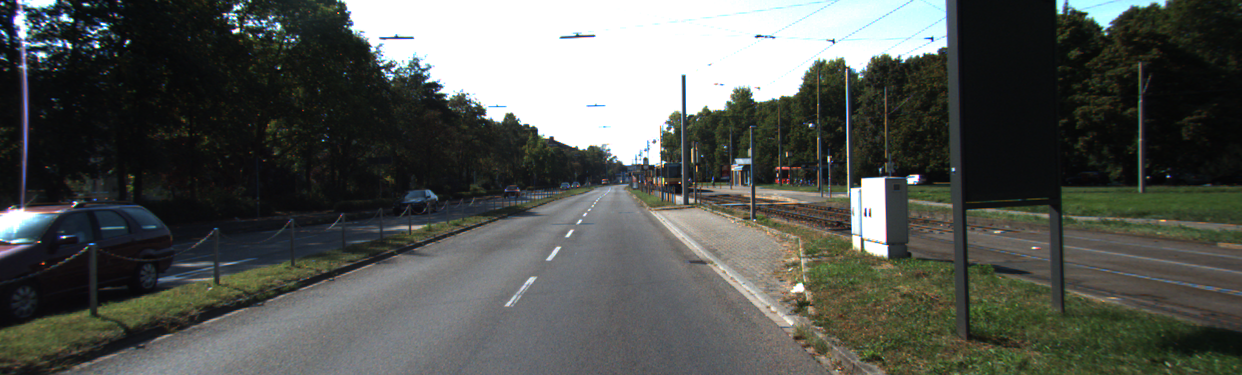
#> input picture Alan/um_000000.png, 1242 x 375 px
$ python check_alan.py   (older library calls are emulated)
#> lines starting #> are read from the running program, lines starting #| are printed output that depends on the picture; long printed decimals are rounded
import cv2
import scipy.misc
import matplotlib.pyplot as plt
import numpy as np


def flip_image(image, flag0):
    if flag0:
        return image[:, ::-1, :]
    return image
def increase_contrast(image, flag1):
    if flag1:
        lab = cv2.cvtColor(image, cv2.COLOR_RGB2LAB)
        # split the LAB image to different channels
        l, a, b = cv2.split(lab)
        # apply clahe to L-channel
        clipLimit = np.random.uniform(1.2,1.8)
        clahe = cv2.createCLAHE(clipLimit=clipLimit, tileGridSize=(8,8))
        cl = clahe.apply(l)
        # merge the clahe enhanced l-channel with a, b channels
        image = cv2.merge((cl,a,b))
        # LAB2RGB
        #result = cv2.cvtColor(image, cv2.COLOR_LAB2RGB)/255
        #result = result.astype('float32')
        return cv2.cvtColor(image, cv2.COLOR_LAB2RGB)
    return image
def random_brightness(image, flag2):
    if flag2:
        image_hsv = cv2.cvtColor(image, cv2.COLOR_RGB2HSV)
        scale = np.random.uniform(low=0.5, high=1)
        # to mimic bad weather
        # by observation, scaling in the range [0.5,0.9] won't cause image distortion
        image_hsv[:,:,2] = image_hsv[:,:,2] * scale
        image = cv2.cvtColor(image_hsv,cv2.COLOR_HSV2RGB)
        return image
    return image
def blur_image(image, flag3):
    if flag3:
        #kernel_size = np.random.choice([3,5,7])
        return cv2.blur(image, (3,3))
    return image
def augment_pipeline(image, flags):
    # random flip
    image = flip_image(image, flags[0])
    # random contrast
    image = increase_contrast(image, flags[1])
    # random brightness
    image = random_brightness(image, flags[2])
    #image = blur_image(image, flags[3])
    return image

image = scipy.misc.imread('um_000000.png')
#> image is the input picture: shape (375, 1242, 3); mean R, G, B 83.6, 86.6, 82.1
print("Original image ('um_000000.png') info:\n    img_dtype: {}\n    max_val: {}\n    min_val: {}".format(image.dtype, np.max(image), np.min(image)))
#| Original image ('um_000000.png') info:
#|     img_dtype: uint8
#|     max_val: 255
#|     min_val: 0
shape = image.shape
#> shape = (375, 1242, 3)

print("\nCheck: flip image")
image_flip = flip_image(image, 1)
#> in flip_image, `return image[:, ::-1, :]`:
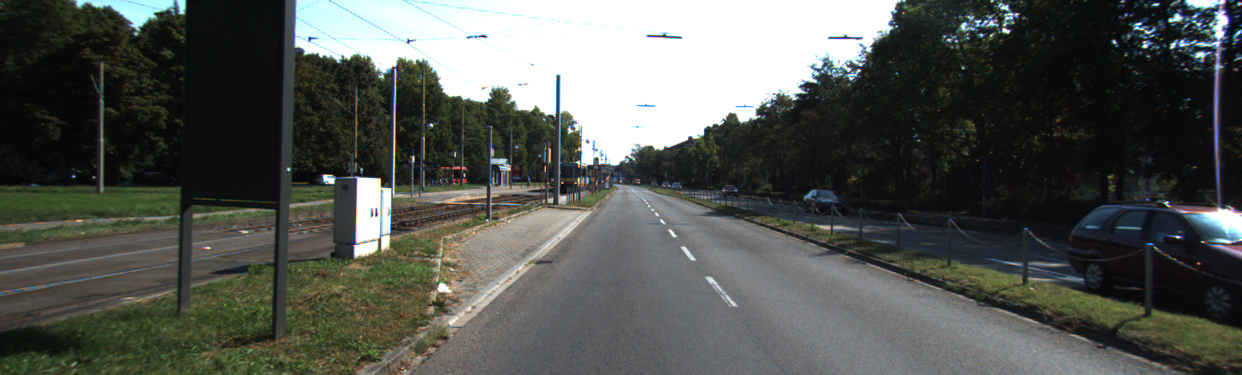
#> returned value: shape (375, 1242, 3); mean of channels 0, 1, 2 83.6, 86.6, 82.1; drawn as R, G, B
print("    flipped image's info:")
print("        img_dtype: {}\n        max_val: {}\n        min_val: {}".format(image_flip.dtype, np.max(image_flip), np.min(image_flip)))
#|         img_dtype: uint8
#|         max_val: 255
#|         min_val: 0
image_flip_n = (image_flip - np.ones(shape)*128)/256
print("    After normalized by (image_flip - np.ones(shape)*128)/256:")
print("        img_dtype: {}\n        max_val: {}\n        min_val: {}".format(image_flip_n.dtype, np.max(image_flip_n), np.min(image_flip_n)))
#|         img_dtype: float64
#|         max_val: 0.4961
#|         min_val: -0.5

print("\nCheck: increase image contrast")
image_contrast = increase_contrast(image, 1)
#> in increase_contrast, `lab = cv2.cvtColor(image, cv2.COLOR_RGB2LAB)`: lab: shape (375, 1242, 3); mean of channels 0, 1, 2 88.2, 126.3, 130.4
#> in increase_contrast, `l, a, b = cv2.split(lab)`:
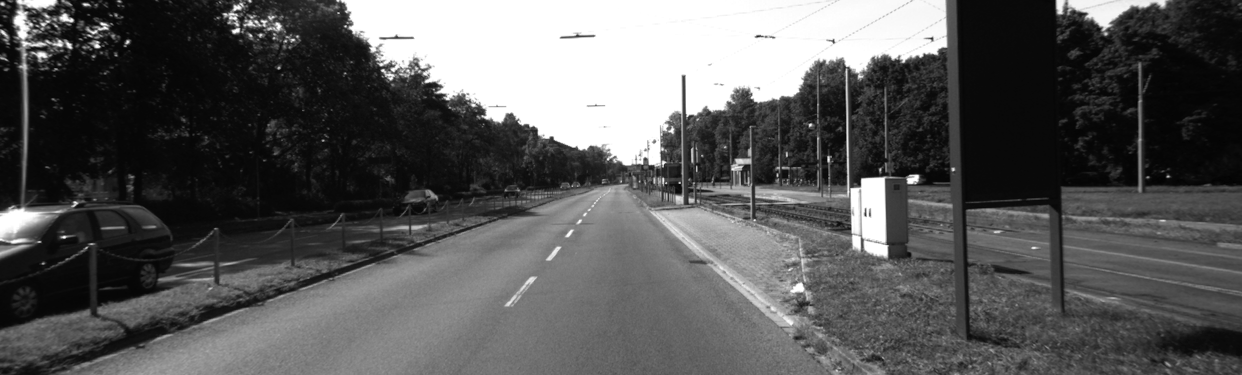
#> l: shape (375, 1242); min 2, max 255, mean 88.2
#> in increase_contrast, `l, a, b = cv2.split(lab)`:
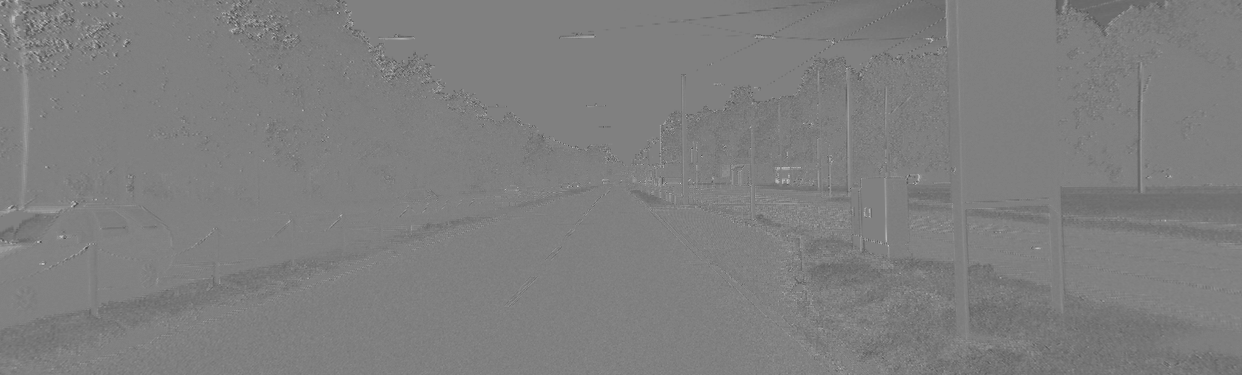
#> a: shape (375, 1242); min 71, max 203, mean 126.3
#> in increase_contrast, `l, a, b = cv2.split(lab)`:
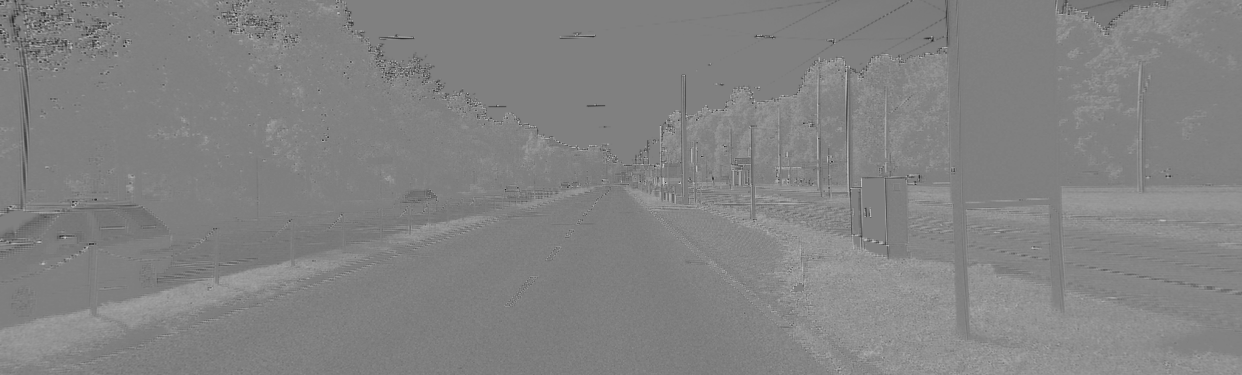
#> b: shape (375, 1242); min 33, max 205, mean 130.4
#> in increase_contrast, `cl = clahe.apply(l)`:
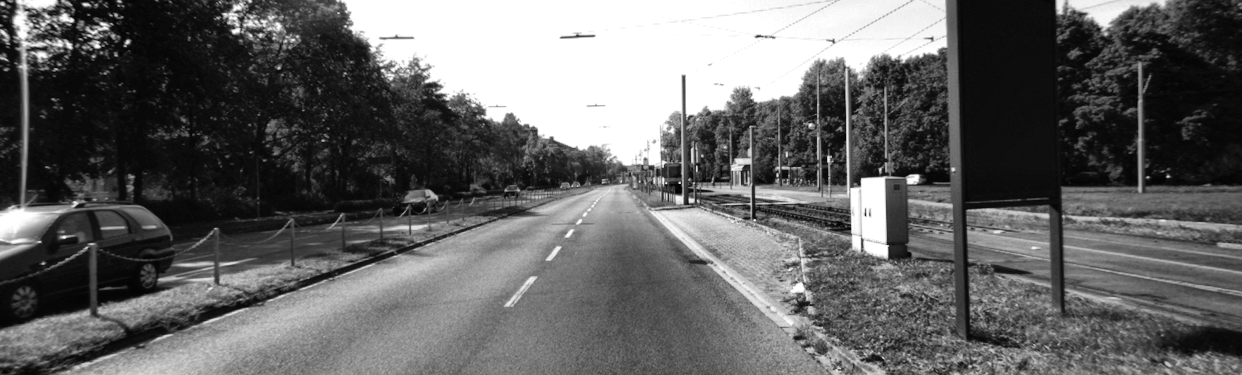
#> cl: shape (375, 1242); min 2, max 255, mean 100.2
#> in increase_contrast, `image = cv2.merge((cl,a,b))`: image: shape (375, 1242, 3); mean of channels 0, 1, 2 100.2, 126.3, 130.4
#> in increase_contrast, `return cv2.cvtColor(image, cv2.COLOR_LAB2RGB)`:
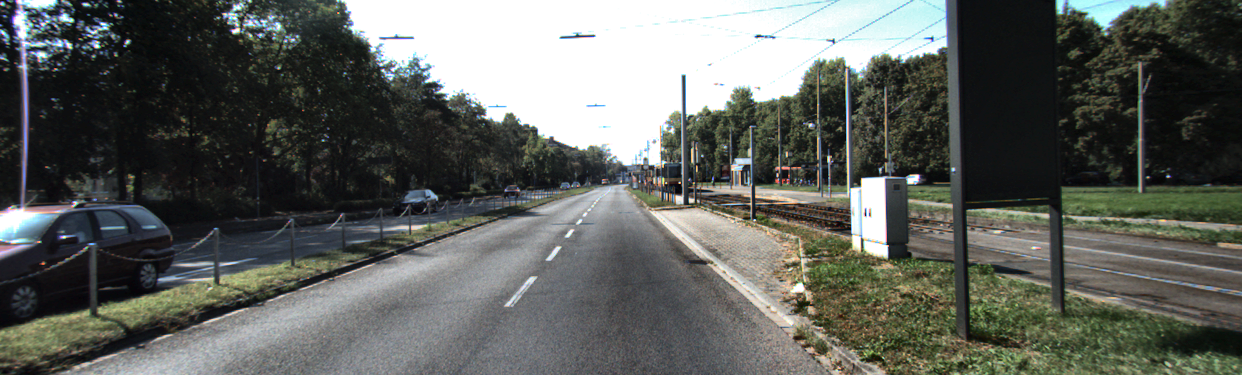
#> returned value: shape (375, 1242, 3); mean R, G, B 95.1, 98.1, 93.3
print("    contrast increased image's info:")
print("        img_dtype: {}\n        max_val: {}\n        min_val: {}".format(image_flip.dtype, np.max(image_contrast), np.min(image_contrast)))
#|         img_dtype: uint8
#|         max_val: 255
#|         min_val: 0
image_contrast_n = (image_contrast - np.ones(shape)*128)/256
print("    After normalized by (image_contrast - np.ones(shape)*128)/256:")
print("        img_dtype: {}\n        max_val: {}\n        min_val: {}".format(image_contrast_n.dtype, np.max(image_contrast_n), np.min(image_contrast_n)))
#|         img_dtype: float64
#|         max_val: 0.4961
#|         min_val: -0.5

print("\nCheck: increase image brightness")
image_brightness = random_brightness(image, 1)
#> in random_brightness, `image_hsv = cv2.cvtColor(image, cv2.COLOR_RGB2HSV)`: image_hsv: shape (375, 1242, 3); mean H, S, V 64.6, 55.6, 91
#> in random_brightness, `image_hsv[:,:,2] = image_hsv[:,:,2] * scale`: image_hsv: shape (375, 1242, 3); mean H, S, V 64.6, 55.6, 77.6
#> in random_brightness, `image = cv2.cvtColor(image_hsv,cv2.COLOR_HSV2RGB)`:
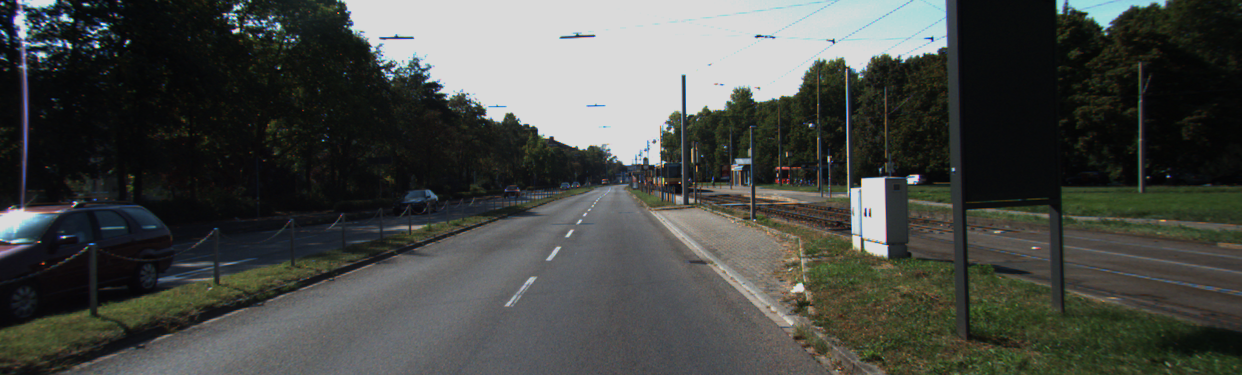
#> image: shape (375, 1242, 3); mean R, G, B 71, 73.6, 69.7
print("    brightness increased image's info:")
print("        img_dtype: {}\n        max_val: {}\n        min_val: {}".format(image_brightness.dtype, np.max(image_brightness), np.min(image_brightness)))
#|         img_dtype: uint8
#|         max_val: 218
#|         min_val: 0
image_brightness_n = (image_brightness - np.ones(shape)*128)/256
print("    After normalized by (image_brightness - np.ones(shape)*128)/256:")
print("        img_dtype: {}\n        max_val: {}\n        min_val: {}".format(image_brightness_n.dtype, np.max(image_brightness_n), np.min(image_brightness_n)))
#|         img_dtype: float64
#|         max_val: 0.3516
#|         min_val: -0.5

plt.subplot(2,2,1)
plt.imshow(image)
plt.title('Original image')

plt.subplot(2,2,2)
plt.imshow(image_flip)
plt.title('Flipped image')

plt.subplot(2,2,3)
plt.imshow(image_contrast)
plt.title('Contrast increased')

plt.subplot(2,2,4)
plt.imshow(image_brightness)
plt.title('Brightness increased')

plt.show()
